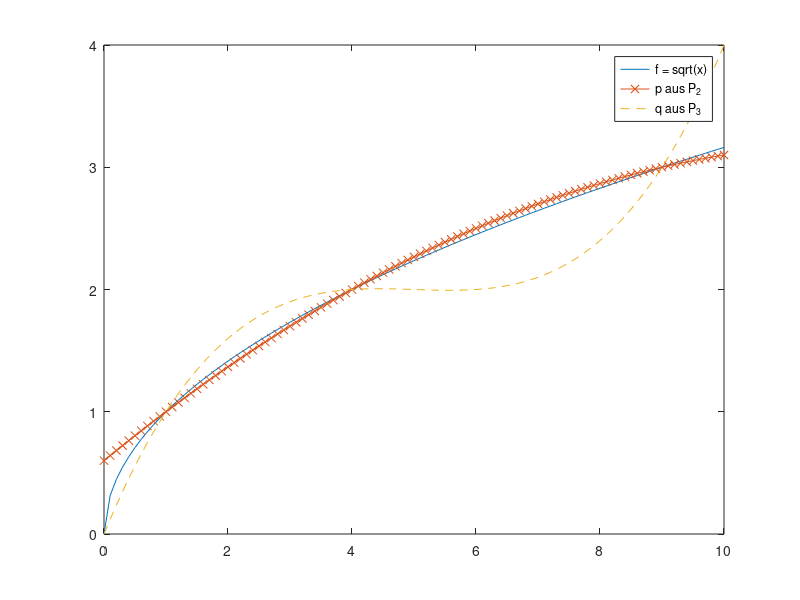

MATLAB code for this plot:
%% Aufgabe 1

f = @(x) x.^(1/2);
p = @(x) 1+1/3*(x-1) - 1/60 * (x-4).*(x-1);
q = @(x) x - 1/6 * (x-1).*x + 1/60 * (x-4).*(x-1).*x;

x = linspace(0,10,101);
yf = f(x);
yp = p(x);
yq = q(x);

figure(1)
plot(x,yf);
hold on
plot(x,yp,'-x');
plot(x,yq,'--');
hold off
legend('f = sqrt(x)','p aus P_2','q aus P_3');
